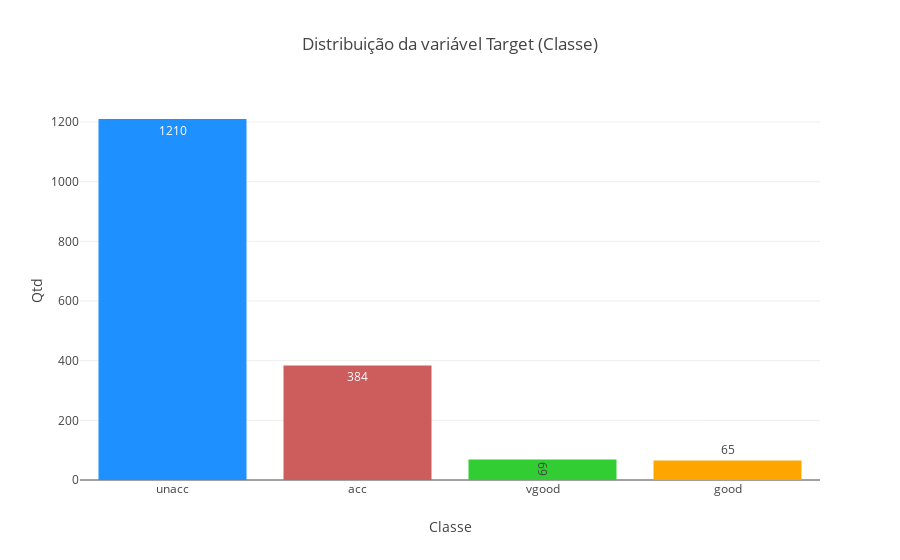

Here is the notebook cell this chart was saved with:
### Code cell
# Distribuição da variável Target

label = df_car['CLASS'].unique()
dados = df_car['CLASS'].value_counts()

trace = go.Bar(
            x =label,
            y =dados,
            textposition = 'auto',
            text=dados, 
            marker=dict(color=['dodgerblue', 'indianred', 'limegreen', 'orange' ]),  
            
            )

data = [trace]
layout = go.Layout(yaxis=dict(title='Qtd'),xaxis=dict(title='Classe', tickmode='linear'),title='Distribuição da variável Target (Classe)')
fig = go.Figure(data=data, layout=layout, )
py.iplot(fig, filename='grouped-bar' )

### Figure 1 — Plotly figure (JSON) as saved in the notebook; plotly's stock layout.template omitted (floating-point values rounded to 4 significant figures)
{"data": [{"marker": {"color": ["dodgerblue", "indianred", "limegreen", "orange"]}, "text": [1210, 384, 69, 65], "textposition": "auto", "type": "bar", "uid": "2f1006a2-b585-4b92-8425-c15405155194", "x": ["unacc", "acc", "vgood", "good"], "y": [1210, 384, 69, 65]}], "layout": {"autosize": true, "title": {"text": "Distribuição da variável Target (Classe)"}, "xaxis": {"autorange": true, "range": [-0.5, 3.5], "tickmode": "linear", "title": {"text": "Classe"}, "type": "category"}, "yaxis": {"autorange": true, "range": [0, 1274.0], "title": {"text": "Qtd"}, "type": "linear"}}}
